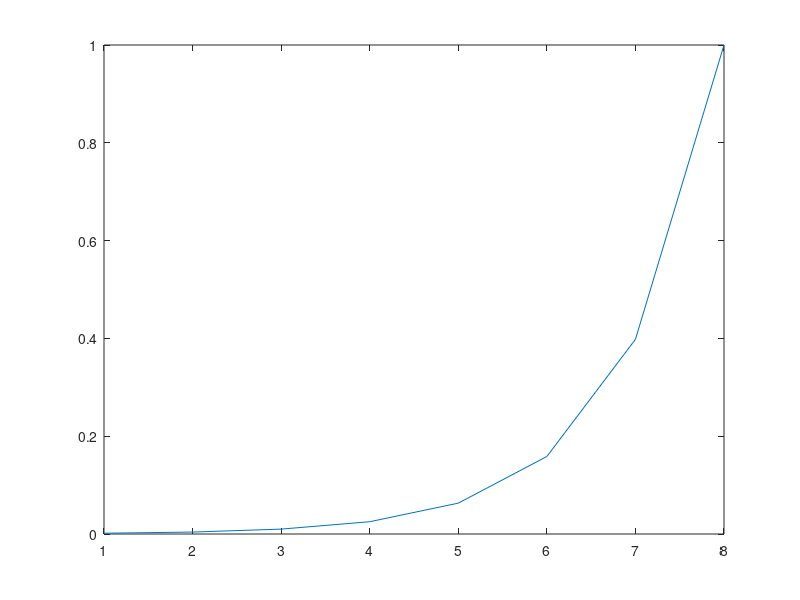
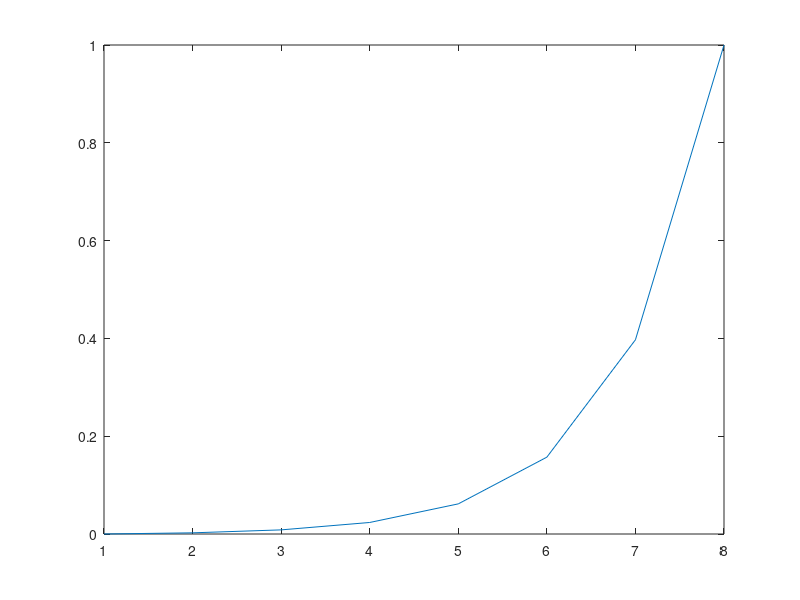
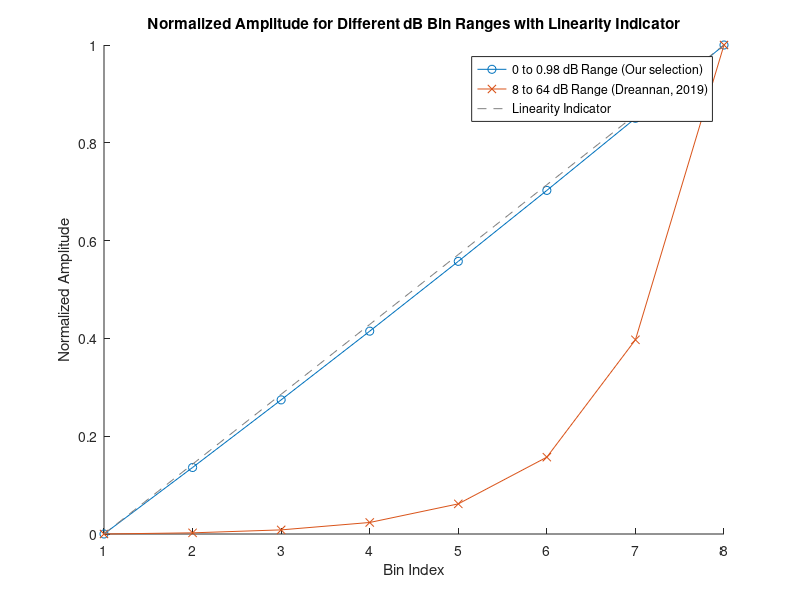

These figures' MATLAB source, in order:
% Plot bin edges


dB_edges = 8 * (1:8); % Creates edges at 8, 16, ..., 64 dB
log_edges = 10 .^ (dB_edges / 20); % Convert dB to linear scale
log_edges = log_edges / max(log_edges); % Normalize to range [0, 1]

figure;
plot(log_edges)








%%

binEdges_dB = linspace(0,0.98,9);
binEdges_dB = linspace(8,64,8);

numBins = length(binEdges_dB);                                   % Number of dB bins

binEdges_amp = 10.^(binEdges_dB / 20);
normbinEdges_amp = normalize(binEdges_amp,2,'range');

figure;
plot(normbinEdges_amp)
plot(normbinEdges_amp)


%%
% Define bin edges in dB for two different ranges
binEdges_dB1 = linspace(0, 0.98, 8);  % Range from 0 to 0.98 in 9 bins
binEdges_dB2 = linspace(8, 64, 8);    % Range from 8 to 64 in 8 bins

% Convert dB bin edges to amplitude and normalize
binEdges_amp1 = 10.^(binEdges_dB1 / 20);
binEdges_amp2 = 10.^(binEdges_dB2 / 20);

% Normalize the amplitude bin edges to range [0, 1]
normbinEdges_amp1 = normalize(binEdges_amp1, 'range');
normbinEdges_amp2 = normalize(binEdges_amp2, 'range');

% Create a linearity indicator line from 0 to 1
linearity_indicator = linspace(0, 1, max(length(normbinEdges_amp1), length(normbinEdges_amp2)));

% Plot the normalized amplitude bin edges with the linearity indicator
figure;
hold on;
plot(normbinEdges_amp1, '-o', 'DisplayName', '0 to 0.98 dB Range (Our selection)');
plot(normbinEdges_amp2, '-x', 'DisplayName', '8 to 64 dB Range (Dreannan, 2019)');
plot(linearity_indicator, '--', 'DisplayName', 'Linearity Indicator', 'Color', [0.5, 0.5, 0.5]); % Dashed line for linearity

xlabel('Bin Index');
ylabel('Normalized Amplitude');
title('Normalized Amplitude for Different dB Bin Ranges with Linearity Indicator');
legend;
hold off;
